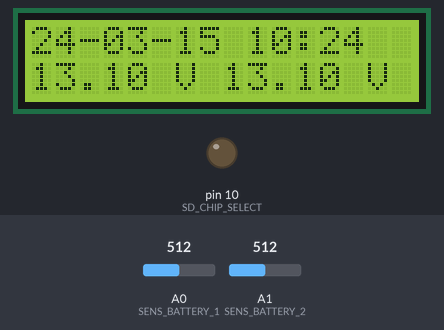
Bench run of a sketch on a simulated Arduino Uno, built with avr-gcc and run on an emulated ATmega328P. On the bench: 16×2 character LCD, output pins drawn as LEDs (lit = HIGH). The test bench sets the inputs (shaded band); at power-on: A0 (SENS_BATTERY_1) = 512, A1 (SENS_BATTERY_2) = 512. The local clock reads 2024-03-15 10:24:30 at power-on unless the sketch sets it; storage starts empty.

Above: at 7.3 s.
7.4 s: A0 (SENS_BATTERY_1) set to 716
At 9.6 s:
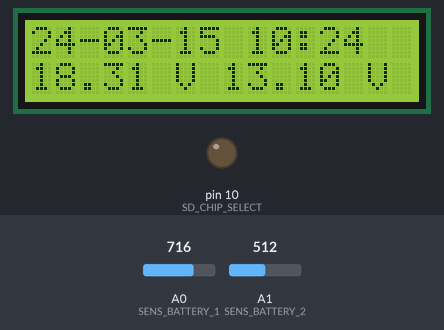
10.4 s: A1 (SENS_BATTERY_2) set to 716
At 11.5 s:
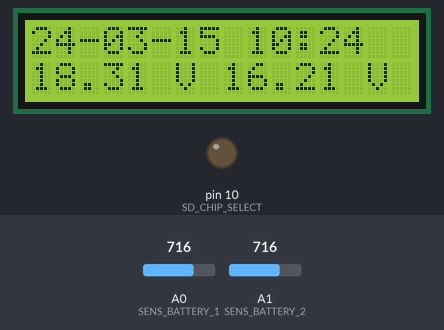
13.4 s: A0 (SENS_BATTERY_1) set to 900
At 15.4 s:
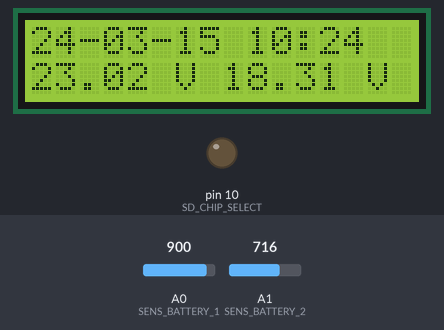
16.4 s: A1 (SENS_BATTERY_2) set to 900
At 18.6 s:
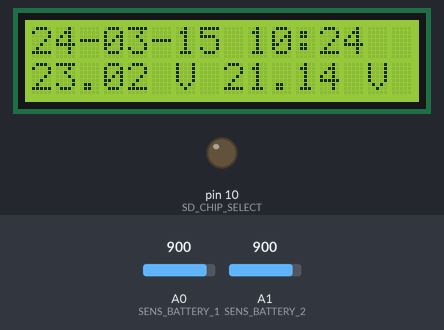
19.4 s: A0 (SENS_BATTERY_1) set to 1023
At 22.1 s:
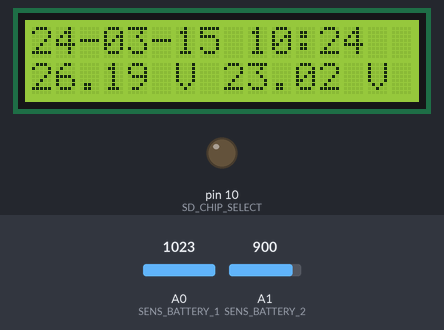
22.4 s: A1 (SENS_BATTERY_2) set to 1023
At 24.4 s:
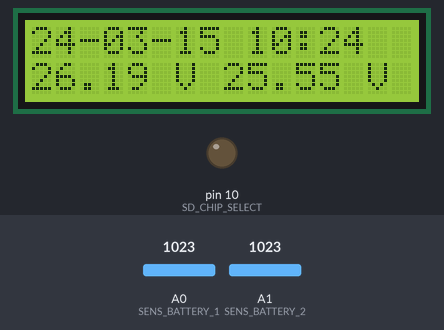
Timing chart, 0 to 25.9 s (numbered marks = the images above; inputs shaded):
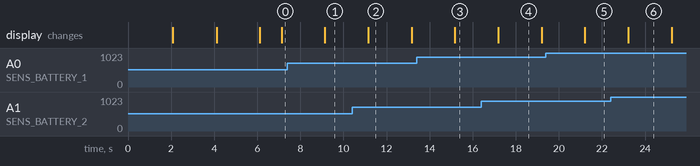

Measured:
- after the input at 7.4 s, the display: changes after 1.7 s (image 1)
- after the input at 10.4 s, the display: changes after 0.75 s (image 2)
- after the input at 13.4 s, the display: changes after 1.8 s (image 3)
- after the input at 16.4 s, the display: changes after 0.78 s (image 4)
- after the input at 19.4 s, the display: changes after 1.8 s (image 5)
- after the input at 22.4 s, the display: changes after 0.82 s (image 6)
- what the display in image 2 shows lasts 2.0 s, from 11.2 s to 13.2 s

The sketch:

SolarMeter.ino
```cpp
/**
 * ICMI Solar Meter v1.3
 * 2013, Hendrik Busch (http://www.icanmakeit.de)
 *
 * This project is a DIY meter originally intended for my solar energy
 * installation. It is supposed to add monitoring functionality to my
 * off-the-shelve solar charger, that lacks this functionality.
 *
 * This fourth iteration monitors two battery voltages and logs the measured
 * voltages to SD card for later evaluation. In a later stage, things like
 * power intake and output will be measurable. Measuring the panel voltage
 * has been removed from this version because my charger has some issues
 * when the battery and the solar panel share a common ground (GND) connection.
 * Until I have found a way around this, panel voltage will no longer be
 * monitored.
 *
 * The circuit consists of two voltage divider allowing the Arduino to
 * measures voltages of up to 25 Volts, connected to analog 0 and 1.
 * Each divider is made up as follows:
 *
 *    V+ -> 68K resistor -> analog pin -> 5K potentiometer (set to 3K) -> GND
 *
 * I opted for a potentiometer to allow fine tuning without changing the software.
 * Also, the reference voltage for the ADC is no longer 5 Volts but 1.1 Volts. This
 * is a little more precise because the main problem are rounding errors and overflows
 * when calculating the real voltage. To avoid floating point math for as long as possible,
 * voltage is calculated in millivolts and a maximum of 1100 millivolts leave a
 * little more room than 5000.
 *
 * The LCD uses the following connections:
 *
 * LCD RS pin to digital pin 8
 * LCD Enable pin to digital pin 7
 * LCD D4 pin to digital pin 6
 * LCD D5 pin to digital pin 5
 * LCD D6 pin to digital pin 4
 * LCD D7 pin to digital pin 3
 * LCD R/W pin to ground
 * a potentiometer on V0 for controlling display contrast.
 *
 * For time keeping and logging purposes, this circuit also uses the Adafruit Logger Shield
 * (http://www.ladyada.net/make/logshield/index.html) that occupies analog 4&5 (I2C) as well as
 * digital pins 10-13. In exchange, it provides a 3.3V power source that works better than the
 * integrated one on the Arduino.
 *
 * Although the DS1307 real-time clock is pretty reliable, it can't hurt to have extra precision.
 * This is why I added an DCF77 receiver to the circuit. This device runs on 3.3 Volts, the data
 * pin is connected to digital pin 2.
 *
 * WARNING: This circuit can only withstand 25 Volts *at maximum*.
 * - Do not apply a voltage greater than that!
 * - Check you polarity when making connections!
 * - Make sure you set the potentiometer to  about 3K resistance before connecting anything!
 *
 * Using a voltage outside of 0-25 Volts and/or mixing up polarity will
 * almost certainly destroy your Arduino and/or worse. I can and will
 * take absolutely no responsiblity for things that may go wrong when you
 * build this project.
 *
 * NOTE: Fine tune your potentiometer using a multimeter and a realistic battery voltage.
 * There usually is deviation between the real voltage and the one calculated. This deviation
 * grows the farther the current voltage is apart from the voltage the circuit was fine-tuned for.
 */

#include <LiquidCrystal.h>   // comes with Arduino
#include <Wire.h>            // comes with Arduino
#include "RTClib.h"          // https://github.com/adafruit/RTClib
//#include <DCF77.h>           // https://github.com/thijse/Arduino-Libraries/downloads
//#include <Time.h>            // http://www.arduino.cc/playground/Code/Time
#include <SD.h>              // https://github.com/adafruit/SD

//===================================
//   Voltage measurement settings
//===================================

// Battery is connected to the voltage divider at analog 0
#define SENS_BATTERY_1 0

#define SENS_BATTERY_2 1

// the internal ADC reference voltage (1.1 Volts) in millivolts;
#define REF_VOLTAGE 1100

// The factor by which to multiply the measured voltage in order
// to calculate the real voltage. The real factor between 68K and 3K
// is 23.81, but I try to avoid floating point math as long as possible
// and will later divide the final result by 100.
int vInVOutFactor = 2381;

// the number of readings to take for building an average
int numberOfReadings = 5;

//===================================
//         time settings
//===================================

// the DFC77 data pin
//#define DCF_PIN 2

// the interrupt that is associated with the data pin
//#define DCF_INTERRUPT 0

// type declaration for the time struct
//time_t time;

// Initialise the receiver with pin and interrupt settings
//DCF77 DCF = DCF77(DCF_PIN,DCF_INTERRUPT);

// Construct the RTC handler
RTC_DS1307 RTC;

//===================================
//         Display settings
//===================================

// initialize the LCD with the appropriate pins
LiquidCrystal lcd(8, 7, 6, 5, 4, 3);

// Custom glyph for a backslash, some displays don't
// display it properly.
byte backslash[8] = {
        B00000,
        B10000,
        B01000,
        B00100,
        B00010,
        B00001,
        B00000,
        B00000
};


//===================================
//         SD card settings
//===================================

// the pin that is used for SD card chip select (pin 10 on the Adafruit SD shield)
#define SD_CHIP_SELECT 10

// SD card handler
Sd2Card card;

// SD volume handler
SdVolume volume;

// The file handle for the log file
File logfile;

//===================================
//        runtime variables
//===================================

/*
 * When this indicator is true, the system will try to get the
 * current time from the DCF receiver and update the RTC.
 */
//boolean needsDCFRefresh = true;

/*
 * The loop count since the last RTC update. It makes no sense
 * updating the RTC in every iteration and thus we wait.
 * This variable also doubles as a frame indicator for the waiting
 * animation (when used with the modulo operator).
 */
//int cyclesSinceLastDCFRefresh = 0;

/*
 * These are the symbols needed to display a small animation.
 */
//char animation[] = {'/','-','\\','-'};

/*
 *
 */
long lastLogTime;

/**
 * Initializes all the required objects and
 * displays a welcome message;
 */
void setup()
{
   Wire.begin();
   RTC.begin();
   //DCF.Start();
   //Serial.begin(9600);

  // Switch the ADC reference voltage to 1.1 Volts
  analogReference(INTERNAL);

  lcd.createChar(0, backslash);
  lcd.begin(16, 2);
  lcd.print("ICMI Solar Meter");
  lcd.setCursor(0,1);
  lcd.print("      v1.3");
  delay(2000);
  lcd.clear();
  lcd.setCursor(0,0);
  lcd.print("-> github.com/  ");
  lcd.setCursor(0,1);
  lcd.print("    hmbusch");
  delay(2000);
  lcd.clear();
  lcd.setCursor(0,0);

  // chip select pin (pin 10 on Arduino Uno) must be an output, otherwise SD won't work
  pinMode(SD_CHIP_SELECT, OUTPUT);

  // Now perform high level initialization for hassle free file access;
  if (SD.begin(SD_CHIP_SELECT))
  {
    lcd.print("SD card OK");
  }
  else
  {
    lcd.print("SD card error!");
    while(true);
  }

  // create a new file with a unique name
  char filename[] = "log_00.csv";
  for (int i = 0; i < 100; i++)
  {
    filename[4] = i/10 + '0';
    filename[5] = i%10 + '0';
    if (!SD.exists(filename))
    {
      // only open a new file if it doesn't exist
      logfile = SD.open(filename, FILE_WRITE);
      lcd.setCursor(0,1);
      if (logfile)
      {
        lcd.print(filename);
        logfile.println("\"unix timestamp\",\"time\",\"voltage battery 1\",\"raw analog value 1\",\"voltage battery 2\",\"raw analog value 2\",\"program runtime\"");
        logfile.flush();
        break;  // leave the loop!
      }
      else
      {
        lcd.print("File error!");
        while(true);
      }
    }
  }

  delay(2000);
  lcd.clear();
}

/**
 * Measures and displays the voltage of the solar panel and the battery
 * by reading the values, averaging them, calculating the real voltage
 * and updating the display.
 * The delay between two measurements is 200ms. Building the average avoids
 * jumpy readings.
 */
void loop()
{
  handleTime();

  int rawVBattery1[numberOfReadings];
  int rawVBattery2[numberOfReadings];

  // Take a number readings with 200ms delay and build an average
  for (int i = 0; i < numberOfReadings; i++)
  {
    rawVBattery1[i] = analogRead(SENS_BATTERY_1);
    rawVBattery2[i] = analogRead(SENS_BATTERY_2);
    delay(200);
  }

 int rawAverageVBattery1 = averageValue(rawVBattery1, numberOfReadings);
 int rawAverageVBattery2 = averageValue(rawVBattery2, numberOfReadings);

 // Map the measured value to a range of 0-1100 millivolts and scale them up
 // using the voltage divider ratio and the correction factor. The result is
 // the real voltage in millivolts (i.e. in a range from 0-25000).
 int vBattery1 = map(rawAverageVBattery1, 0, 1023, 0, REF_VOLTAGE) * vInVOutFactor / 100;
 int vBattery2 = map(rawAverageVBattery2, 0, 1023, 0, REF_VOLTAGE) * vInVOutFactor / 100;

 // Print the results
 lcd.setCursor(0,1);

 // This prints out a nice floating point formatted values with 2 digits behind
 // the separator.
 lcd.print(vBattery1/1000.0, 2);
 lcd.print(" V   ");

 lcd.setCursor(8, 1);
 lcd.print(vBattery2/1000.0, 2);
 lcd.print(" V   ");

 // log the value (method decides whether to log or to wait)
 logVoltage(vBattery1, vBattery2, rawAverageVBattery1, rawAverageVBattery2);

 // wait a bit before next iteration
 delay(1000);
}

void logVoltage(int milliVolts1, int milliVolts2, int rawValue1, int rawValue2)
{
  DateTime now = RTC.now();
  if (now.unixtime() - lastLogTime > 30)
  {
    // outut csv data
    logfile.print(now.unixtime(), DEC);
    logfile.print(",\"");
    logfile.print(now.year(), DEC);
    logfile.print(now.month() < 10 ? "-0" : "-");
    logfile.print(now.month(), DEC);
    logfile.print(now.day() < 10 ? "-0" : "-");
    logfile.print(now.day(), DEC);
    logfile.print(' ');
    if (now.hour() < 10) logfile.print('0');
    logfile.print(now.hour(), DEC);
    logfile.print(now.minute() < 10 ? ":0" : ":");
    logfile.print(now.minute(), DEC);
    logfile.print(now.second() < 10 ? ":0" : ":");
    logfile.print(now.second(), DEC);
    logfile.print("\",");
    logfile.print(milliVolts1, DEC);
    logfile.print(",");
    logfile.print(rawValue1, DEC);
    logfile.print(",");
    logfile.print(milliVolts2, DEC);
    logfile.print(",");
    logfile.print(rawValue2, DEC);
    logfile.print(",");
    logfile.print(millis(), DEC);
    logfile.println();

    // signal a write operation and flush the new line to the SD card
    lcd.setCursor(15,1);
    lcd.print("!");
    logfile.flush();
    lcd.setCursor(15,1);
    lcd.print(" ");

    lastLogTime = now.unixtime();
  }
}


/**
 * Performs all the neccessary operations to sync DCF and RTC
 * and display the current time on the LCD.
 */
void handleTime()
{
  // Erase any animation marker
  lcd.setCursor(15,0);
  lcd.print(' ');

  if(RTC.isrunning())
  {
    // a DCF refresh is preferrable
    /*
    if (needsDCFRefresh)
    {
      performDCFRefresh();
    }
    else
    {
      cyclesSinceLastDCFRefresh++;
      if (cyclesSinceLastDCFRefresh > 3600)
      {
        needsDCFRefresh = true;
        cyclesSinceLastDCFRefresh = 0;
      }
    }
    */
    displayTime();
  }
  else
  {
    lcd.setCursor(0,0);
    lcd.print("[no time]");
    //performDCFRefresh();
  }
}

/**
 * Calculates the average of the values given in the array.
 * You also need to specify the size of the array for this
 * method to work.
 *
 * @param values the array of the values to build an average from
 * @param size   the size of the given array. If a size is given that
 *               is actually greater than the size of the array,
 *               this method will have unpredicable results.
 * @raturn       the calculated average
 */
int averageValue(int values[], int size)
{
  int sum = 0;
  for (int i = 0; i < size; i++)
  {
    sum += values[i];
  }
  return sum/size;
}

/**
 * Tries to read the current time from the DCF receiver and applies it
 * the the RTC. When the DCF time is not available, this method updates
 * a small animation on the display.
 */
 /*
void performDCFRefresh()
{
  // get the DCF time and apply it to the RTC when available
  time_t DCFtime = DCF.getTime();
  if (DCFtime != 0)
  {
    tmElements_t tm;
    breakTime(DCFtime, tm);
    RTC.adjust(DateTime(tm.Year+1970, tm.Month, tm.Day,tm.Hour, tm.Minute, tm.Second));
    needsDCFRefresh = false;
    cyclesSinceLastDCFRefresh = 0;
    lcd.setCursor(0,0);
    lcd.print("[DCF77 set ok]");
    Serial.println("RTC updated with DCF77 data");
  }
  else
  {
    lcd.setCursor(15,0);
    int frameNumber = cyclesSinceLastDCFRefresh % 4;
    // Stupid workaround for displaying a backslash properly.
    if (frameNumber == 2)
    {
      lcd.write(byte(0));
    }
    else
    {
      lcd.print(animation[frameNumber]);
    }
    cyclesSinceLastDCFRefresh++;
  }
}*/

/**
 * Reads the time from the RTC clock and displays it on the
 * LCD starting in row 0/column 0. The format is yyyy-MM-dd HH:mm:ss.
 */
void displayTime()
{
  lcd.setCursor(0,0);
  DateTime now = RTC.now();
  printDigits(now.year()-2000);
  lcd.print('-');
  printDigits(now.month());
  lcd.print('-');
  printDigits(now.day());
  lcd.print(' ');
  printDigits(now.hour());
  lcd.print(':');
  printDigits(now.minute());
}

/**
 * Print the given number to the LCD using decimal encoding.
 * When the number is lower than 10, a leading zero is added
 * to pad the output.
 */
void printDigits(int digits)
{
  if(digits < 10)
  {
    lcd.print('0');
  }
  lcd.print(digits, DEC);
}
```
